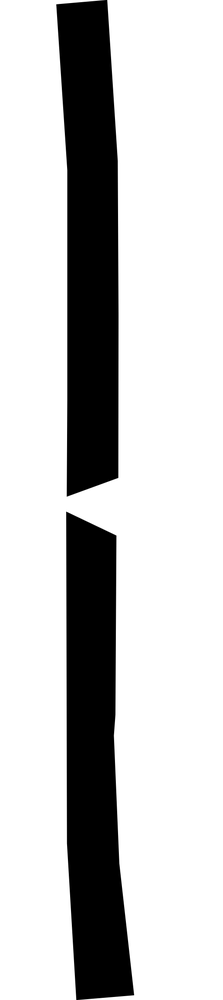
#> input picture designfiles/qpc.png, 223 x 1000 px, shrunk from 512 x 2297 before the run, found by its file name
$ jupyter execute --allow-errors setup-zigzag-disorder-rough-edges.ipynb   (shell and % lines are left out)
#> lines starting #> are read from the running program, lines starting #| are printed output that depends on the picture
[cell 1]
import matplotlib.pyplot as plt
import kwant
import numpy as np
import scipy
import scipy.ndimage
import scipy.linalg as la
from types import SimpleNamespace

[cell 2]
#designfile = '/users/tkm/kanilmaz/thesis/designfiles/hb_lower_part.png'
designfile = '/home/nefta/thesis/designfiles/qpc.png'
topgate = 1 - scipy.ndimage.imread(designfile, mode='L').T / 255
#> topgate: shape (223, 1000) float64; every value is 1
decay = 0
topgate_gauss = scipy.ndimage.gaussian_filter(topgate, decay)
plt.imshow(topgate_gauss)
#topgate = np.zeros((10, 5))

[cell 3]
#scipy.ndimage.imread(
#    '/users/tkm/kanilmaz/thesis/designfiles/scatteringRegion_sleeves.png')

[cell 4]
#scattering_region = np.ones(topgate_gauss.shape)
#scattering_region = 1 - scipy.ndimage.imread(
#    '/users/tkm/kanilmaz/thesis/designfiles/scatteringRegion_sleeves.png').T / 255)
#scattering_region = 1 - scipy.ndimage.imread(
#    '/home/nefta/thesis/designfiles/scatteringRegion.png', mode='L').T / 255
scattering_region = np.fliplr(1 - scipy.ndimage.imread(
    '/home/nefta/thesis/designfiles/scatteringRegion.png', mode='L').T / 255)
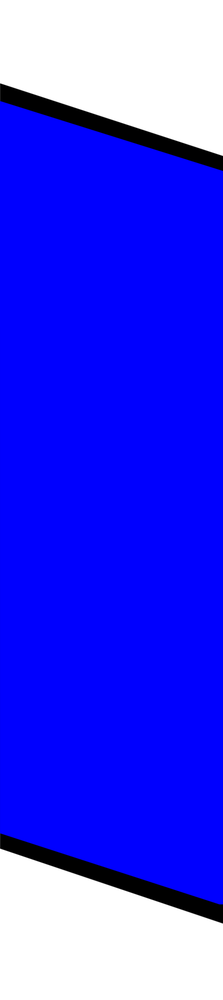
#> input picture designfiles/scatteringRegion.png, 223 x 1000 px, shrunk from 512 x 2297 before the run, found by its file name
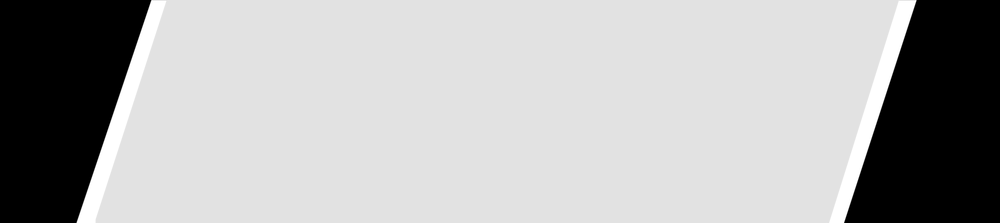
#> scattering_region: shape (223, 1000) float64; min 0, max 1, mean 0.683
#scattering_region = np.ones(np.shape(topgate))

[cell 5]
delta = 1.0
T = delta / 2
eta = 2.5
gamma = 0.4
at = 5
#a = 0.1
a = 0.1

from math import sqrt

sin30, cos20 = sin30, cos30 = (1/2, sqrt(3)/2)
#> (the rest of this cell did not finish here and is left out)

[cell 6]
# [36 lines left out: functions onsite, onsite_lead, geomShape, hop_intra_layer, not called in this run]

def hop_inter_layer(site1, site2, par):
    return -par.gamma1

def hop_intra_layer_lead(site1, site2, par):
    return -par.t

def hop_inter_layer_lead(site1, site2, par):
    return -par.gamma1

# [17 lines left out: functions leadShape1, leadShape2, not called in this run]

def trs(m):
    return m.conj()

class TRIInfiniteSystem(kwant.builder.InfiniteSystem):
    # [12 lines left out: functions __init__, modes, not called in this run]

[cell 7]
# [46 lines left out: function make_edges_rough, not called in this run]

[cell 8]
def make_system():
    scat_width, scat_length = scattering_region.shape
#> scat_width = 223; scat_length = 1000

    sys = kwant.Builder()
    sys[zigzag.shape(geomShape, (0.5*a*scat_width, 0.5*a*scat_length))] = onsite
    sys[[kwant.builder.HoppingKind(*hopping) for hopping in hoppings1]] = hop_intra_layer
    sys[[kwant.builder.HoppingKind(*hopping) for hopping in hoppings2]] = hop_intra_layer
    sys[kwant.builder.HoppingKind((0, 0), a1, b2) ] = hop_inter_layer

    sym1 = kwant.TranslationalSymmetry(zigzag.vec((-1,0)))
    sym1.add_site_family(a1, other_vectors=[(-1, 2)])
    sym1.add_site_family(b1, other_vectors=[(-1, 2)])
    sym1.add_site_family(a2, other_vectors=[(-1, 2)])
    sym1.add_site_family(b2, other_vectors=[(-1, 2)])

    lead_1 = kwant.Builder(sym1)
    lead_1[zigzag.shape(leadShape1, (0, 0.5*a*scat_length))] = onsite_lead
    lead_1[[kwant.builder.HoppingKind(*hopping) for hopping in hoppings1]] = hop_intra_layer_lead
    lead_1[[kwant.builder.HoppingKind(*hopping) for hopping in hoppings2]] = hop_intra_layer_lead
    lead_1[kwant.builder.HoppingKind((0, 0), a1, b2)] = hop_inter_layer_lead

    sym2 = kwant.TranslationalSymmetry(zigzag.vec((1, 0)))
    sym2.add_site_family(a1, other_vectors=[(1, -2)])
    sym2.add_site_family(b1, other_vectors=[(1, -2)])
    sym2.add_site_family(a2, other_vectors=[(1, -2)])
    sym2.add_site_family(b2, other_vectors=[(1, -2)])

    lead_2 = kwant.Builder(sym2)
    lead_2[zigzag.shape(leadShape2, (0, 0.5*a*scat_length))] = onsite_lead
    lead_2[[kwant.builder.HoppingKind(*hopping) for hopping in hoppings1]] = hop_intra_layer_lead
    lead_2[[kwant.builder.HoppingKind(*hopping) for hopping in hoppings2]] = hop_intra_layer_lead
    lead_2[kwant.builder.HoppingKind((0,0), a1, b2)] = hop_inter_layer_lead

    sys.attach_lead(lead_1)
    sys.attach_lead(lead_2)
    sys = make_edges_rough(sys, 10, 0.5)
    sys = sys.finalized()
    sys.leads = [TRIInfiniteSystem(lead, trs) for lead in sys.leads]

    return(sys)

[cell 9]
# [6 lines left out: function family_colors, not called in this run]

#> (a cell that did not finish here is left out)

#> (a cell that did not finish here is left out)

#> (a cell that did not finish here is left out)

### Find the coordinates of the lower edge sites, by first determining unique xvalues in site.pos and then determining the corresponding minimal yvalue

[cell 13]
par = SimpleNamespace(t=1, eta=2.5, gamma1=0.4, B=0.0, v_sg=-0.6, v_bg=0.2, v_dis=0.2)

[cell 14]
par = SimpleNamespace(t=1, eta=2.5, gamma1=0.4, B=0.0, v_sg=-0.6, v_bg=0.2)
#ldos = kwant.ldos(system, args=[par])

[cell 15]
def calculate_conductance(sg, bg):
    par = SimpleNamespace(t=1, eta=2.5, gamma1=0.4, B=0.0, v_sg=sg, v_bg=bg, v_dis=0.0)
    smatrix = kwant.smatrix(system, energy=0.0, args=[par])
    return smatrix.transmission(1, 0)

[cell 16]
vbg_values = [0.4,]#[0.2, 0.3, 0.4,]
vsg_values = np.linspace(-1, 0, 50)

#> (a cell that did not finish here is left out)

#> (a cell that did not finish here is left out)
